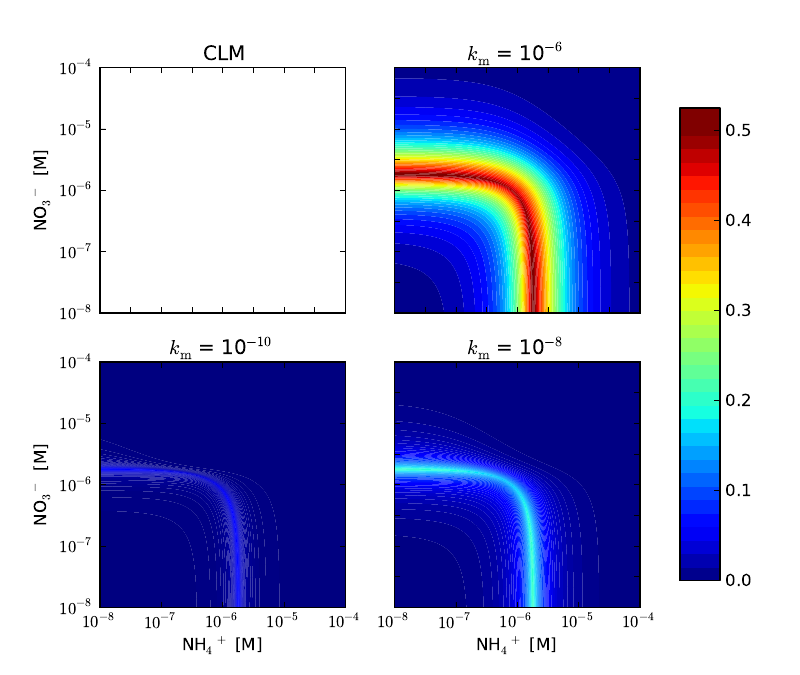

The script that saved this image:
import math as math
import numpy as np
import matplotlib.pyplot as plt

# compare uptake scheme using CLM and PF
# given 
#   demand rate [mol/L s]
#   concentration NH4+ [M]
#   concentration NO3- [M] 
#   time step size s
# what is f = actual uptake/demand (e.g., fpg in CLM)?  
 
def clm(demand, nh4, no3, dt):
  # CLM N demand distribution between NH4+ and NO3-
  uptake = 0.0
  if demand < nh4 / dt:
    uptake = demand
  else:
    uptake = nh4/dt

  demand_remain = demand - uptake
  if demand_remain > 0.0:
    if demand_remain < no3/dt:
      uptake = demand
    else:
      uptake = uptake + no3/dt
  return (uptake/demand)

def pf(demand, nh4, no3, dt, km):
  # rate_nh4 = demand * nh4 / (nh4 + km)
  # rate_no3 = (demand - rate_nh4 )* no3 / (no3 + km)
  #          = demand * km / (nh4 + km) * no3 / (no3 + km)

  # dc/dt = R c/(c+k_m) = rate_nh4
  # (c_{k+1} - c_k)/dt = R c_{k+1} / (c_{k+1} + k_m)      backward difference
  # c_{k+1}^2 - (c_k - k_m - R dt) c_{k+1} - k_m c_k = 0  
  # b = c_k - k_m - R dt
  # c_{k+1} = (-b + \sqrt(b^2 + 4 k_m c_k))/2

  b_nh4 = nh4 - km - demand * dt
  nh4_1 = 0.5 * (b_nh4 + math.sqrt(b_nh4 * b_nh4 + 4.0 * km * nh4))

  demand_no3 = demand * km / (nh4_1 + km)

  b_no3 = no3 - km - demand * km / (nh4_1 + km) * dt
  no3_1 = 0.5 * (b_no3 + math.sqrt(b_no3 * b_no3 + 4.0 * km * no3))
  
  uptake = (nh4 + no3 - nh4_1 - no3_1)/dt
  return (uptake/demand)

dt  = 1800.0
km1 = 1.0e-6
km2 = 1.0e-7
km3 = 1.0e-8
demand = 1.0e-9
x = y = np.arange(-8.0, -4.0, 0.01)
xx, yy = np.meshgrid(x, y)
res_clm = np.zeros_like(xx)
res_pf1 = np.zeros_like(xx)
res_pf2 = np.zeros_like(xx)
res_pf3 = np.zeros_like(xx)

for i in range(len(x)):
  for j in range(len(y)):
    nh4 = 10**x[i]
    no3 = 10**y[j]  
    res_clm[i,j] = clm(demand, nh4, no3, dt)
    res_pf1[i,j] = pf(demand, nh4, no3, dt, km1)
    res_pf2[i,j] = pf(demand, nh4, no3, dt, km2)
    res_pf3[i,j] = pf(demand, nh4, no3, dt, km3)

lx = 0.05
ly = 0.90
ax1 = plt.subplot(2, 2, 1)
#ct1 = plt.contourf(xx, yy, res_clm, 50)
plt.axis('equal')
plt.xlim([-8, -4])
plt.ylim([-8, -4])
plt.yticks([-8, -7, -6, -5, -4], ['$10^{-8}$', '$10^{-7}$', '$10^{-6}$', '$10^{-5}$', '$10^{-4}$'])
plt.ylabel('NO${_3}^-$ [M]')
#plt.text(lx, ly, '(a)', transform=ax1.transAxes)
plt.title('CLM')

ax2 = plt.subplot(2, 2, 2)
ct2 = plt.contourf(xx, yy, res_clm - res_pf1, 50)
ct2.set_clim(vmin=0, vmax=0.5)
plt.axis('equal')
plt.xlim([-8, -4])
plt.ylim([-8, -4])
plt.title('k$_m$ = 10$^{-6}$')
#plt.text(lx, ly, '(b)', transform=ax2.transAxes)
#plt.colorbar(ct2)

ax3 = plt.subplot(2, 2, 3)
ct3 = plt.contourf(xx, yy, res_clm - res_pf3, 50)
ct3.set_clim(vmin=0, vmax=0.5)
plt.axis('equal')
plt.xlim([-8, -4])
plt.ylim([-8, -4])
plt.xticks([-8, -7, -6, -5, -4], ['$10^{-8}$', '$10^{-7}$', '$10^{-6}$', '$10^{-5}$', '$10^{-4}$'])
plt.yticks([-8, -7, -6, -5, -4], ['$10^{-8}$', '$10^{-7}$', '$10^{-6}$', '$10^{-5}$', '$10^{-4}$'])
plt.xlabel('NH${_4}^+$ [M]')
plt.ylabel('NO${_3}^-$ [M]')
plt.title('k$_m$ = 10$^{-10}$')
#plt.colorbar(ct3)
#plt.text(lx, ly, '(d)', transform=ax3.transAxes)

ax4 = plt.subplot(2, 2, 4)
ct4 = plt.contourf(xx, yy, res_clm - res_pf2, 50)
ct4.set_clim(vmin=0, vmax=0.5)
plt.axis('equal')
plt.xlim([-8, -4])
plt.ylim([-8, -4])
plt.xticks([-8, -7, -6, -5, -4], ['$10^{-8}$', '$10^{-7}$', '$10^{-6}$', '$10^{-5}$', '$10^{-4}$'])
plt.xlabel('NH${_4}^+$ [M]')
plt.title('k$_m$ = 10$^{-8}$')
#plt.colorbar(ct4)
#plt.text(lx, ly, '(c)', transform=ax4.transAxes)

ticklabels = ax1.get_xticklabels() + ax2.get_xticklabels() + ax2.get_yticklabels() + ax4.get_yticklabels() 
plt.setp(ticklabels, visible=False)
fig = plt.gcf()

fig.subplots_adjust(right=0.8)
cbar_ax = fig.add_axes([0.85, 0.14, 0.05, 0.7])
fig.colorbar(ct2, cax=cbar_ax, ticks=[0, .1, .2, .3, .4, .5])

fig.set_size_inches(8, 6.75)
plt.savefig('uptaked.pdf')
plt.show()
